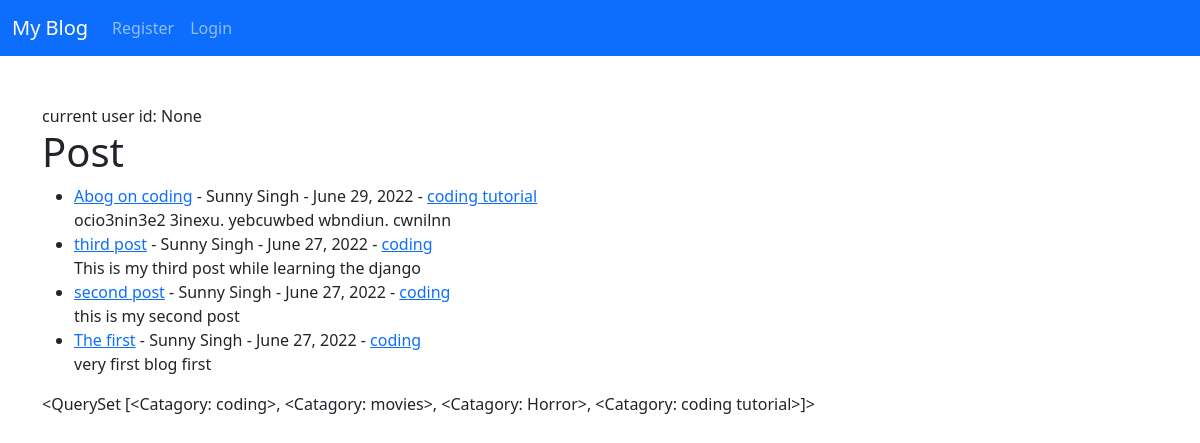
Before: / with the older database file.
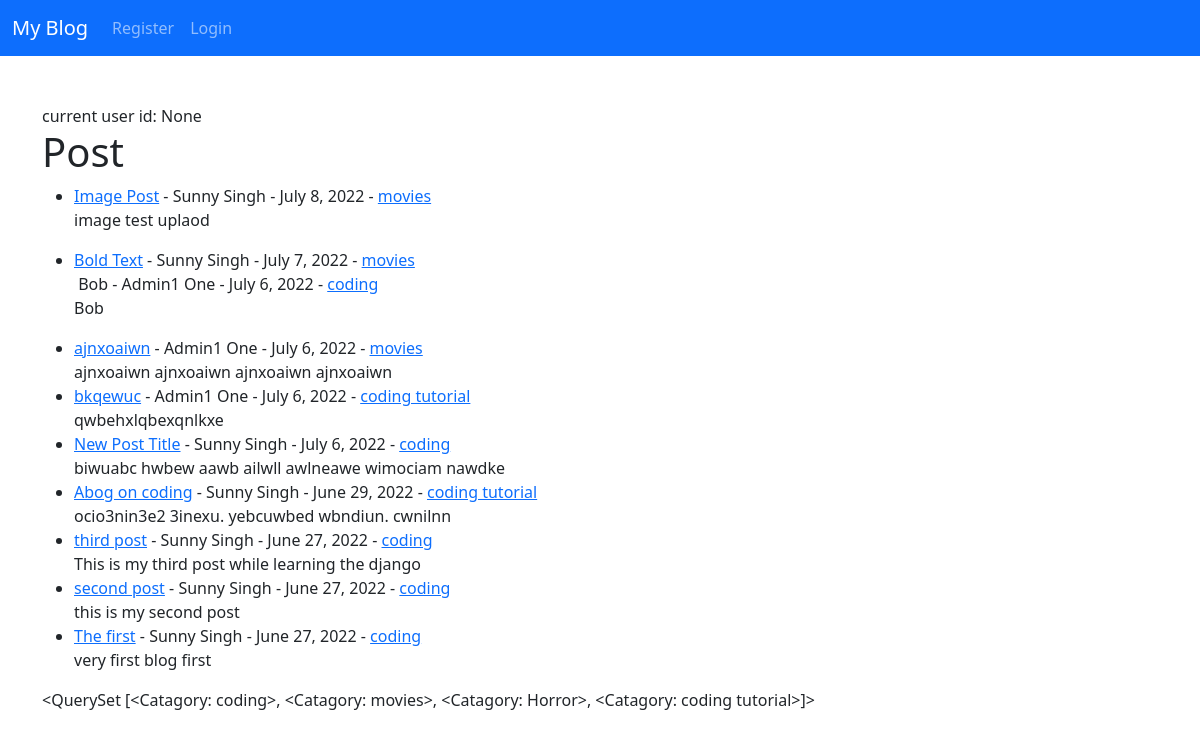
After: the same page with the newer database file.
### blog/models.py (models this page shows, shortened)
class Post(models.Model):
    title = models.CharField(max_length=255)
    header_image = models.ImageField(null=True, blank=True, upload_to='images/')
    title_tag = models.CharField(max_length=255)
    author = models.ForeignKey(User, on_delete=models.CASCADE)
    catagory = models.CharField(max_length=255, default='coding')
    body = RichTextField(blank=True, null=True)
    post_date = models.DateField(auto_now_add=True)
    likes = models.ManyToManyField(User, related_name='blog_post')

class Catagory(models.Model):
    name = models.CharField(max_length=255)
    def __str__(self):
        return self.name

### blog/views.py (the view)
# urls.py: path('', HomeView.as_view(), name='home'),
class HomeView(ListView):
    model = Post
    template_name = 'home.html'
    ordering = ['-id', '-post_date']
    def get_context_data(self, *args, **kwargs):
        cat_menu = Catagory.objects.all()
        context = super(HomeView, self).get_context_data(*args, **kwargs)
        context["cat_menu"] = cat_menu
        return context

### blog/templates/home.html (shortened to what this page needs)
{% extends 'base.html' %}
{% block content %}
current user id: {{ user.id }} <br/>
<h1>Post</h1>
    <ul>
    {% for post in object_list %}
        <li><a href="{% url 'article-detail' post.pk %}"> {{ post.title }}</a> - {{ post.author.first_name }}
            {{ post.author.last_name }} - {{ post.post_date }} - <a href="{% url 'catagory' post.catagory %}"> {{ post.catagory }} </a>
            <br/>
        {{ post.body | slice:":100" | safe }}
        </li>
    {% endfor %}
    </ul>
    {{ cat_menu }}
{% endblock %}

### blog/templates/base.html (shortened to what this page needs)
<!doctype html>
<html lang="en">
<head>
    <link href="https://cdn.jsdelivr.net/npm/bootstrap@5.2.0-beta1/dist/css/bootstrap.min.css" rel="stylesheet"
>
</head>
<body>
<nav class="navbar navbar-expand-lg navbar-dark bg-primary">
    <div class="container-fluid">
        <a class="navbar-brand" href="{% url 'home' %}">My Blog</a>
        <div class="collapse navbar-collapse" id="navbarSupportedContent">
            <ul class="navbar-nav me-auto mb-2 mb-lg-0">
                {% if user.is_authenticated %}
                    <li class="nav-item">
                        <a class="nav-link" href="{% url 'add_post' %}">Add Post</a>
                    </li>
                    <li class="nav-item">
                        <a class="nav-link" href="{% url 'add_catagory' %}">Add Catagory</a>
                    </li>
                    {% if cat_menu %}
                        <li class="nav-item dropdown">
                            <a class="nav-link dropdown-toggle" href="#" id="navbarDropdown" role="button"
                               data-bs-toggle="dropdown" aria-expanded="false">
                                Catagories
                            </a>
                            <ul class="dropdown-menu" aria-labelledby="navbarDropdown">
                                {% for item in cat_menu %}
                                    <li><a class="dropdown-item" href="{% url 'catagory' item %}">{{ item }}</a></li>
                                {% endfor %}
                            </ul>
                        </li>
                    {% endif %}
                    <li class="nav-item">
                        <a class="nav-link" href="{% url 'edit_profile' %}">Edit Profile</a>
                    </li>
                    <li class="nav-item">
                        <a class="nav-link" href="{% url 'logout' %}">Logout</a>
                    </li>
                {% else %}
                    <li class="nav-item">
                        <a class="nav-link" href="{% url 'register' %}">Register</a>
                    </li>
                    <li class="nav-item">
                        <a class="nav-link" href="{% url 'login' %}">Login</a>
                    </li>
                {% endif %}
            </ul>
        </div>
    </div>
</nav>
<div class="container pt-5">
    {% block content %}
    {% endblock %}
</div>
</body>
</html>

Changed rows visible on the page:
added Post: title "Image Post", author.first_name "Sunny", author.last_name "Singh", post_date "July 8, 2022", catagory "movies", body "image test uplaod"
added Post: title "Bold Text", author.first_name "Sunny", author.last_name "Singh", post_date "July 7, 2022", catagory "movies"
added Post: title "Bob", author.first_name "Admin1", author.last_name "One", post_date "July 6, 2022", catagory "coding", body "Bob"
added Post: title "ajnxoaiwn", author.first_name "Admin1", author.last_name "One", post_date "July 6, 2022", catagory "movies", body "ajnxoaiwn ajnxoaiwn ajnxoaiwn ajnxoaiwn"
added Post: title "bkqewuc", author.first_name "Admin1", author.last_name "One", post_date "July 6, 2022", catagory "coding tutorial", body "qwbehxlqbexqnlkxe"
added Post: title "New Post Title", author.first_name "Sunny", author.last_name "Singh", post_date "July 6, 2022", catagory "coding", body "biwuabc hwbew aawb ailwll awlneawe wimociam nawdke"
